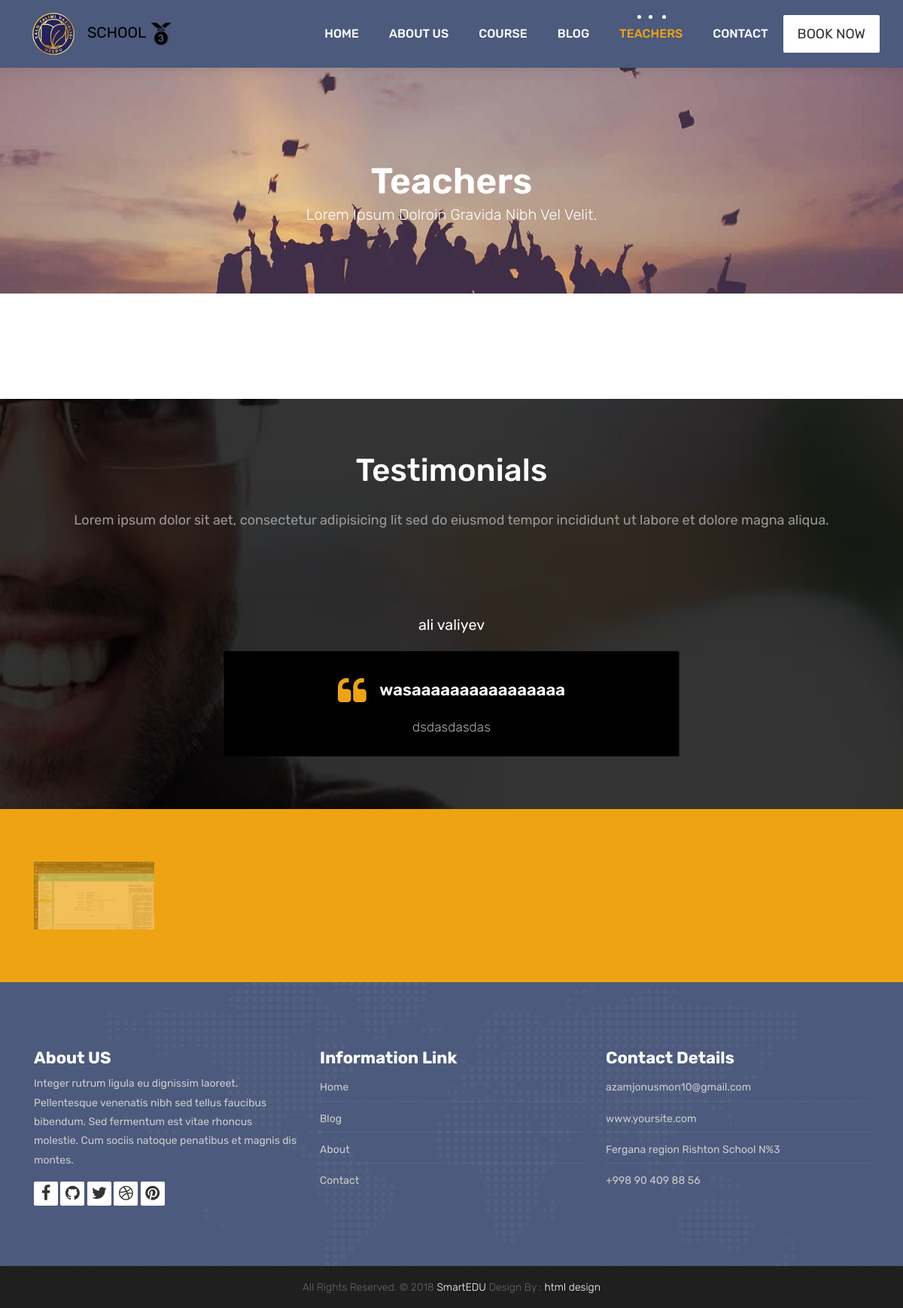
Before: /teachers/ with the older database file.
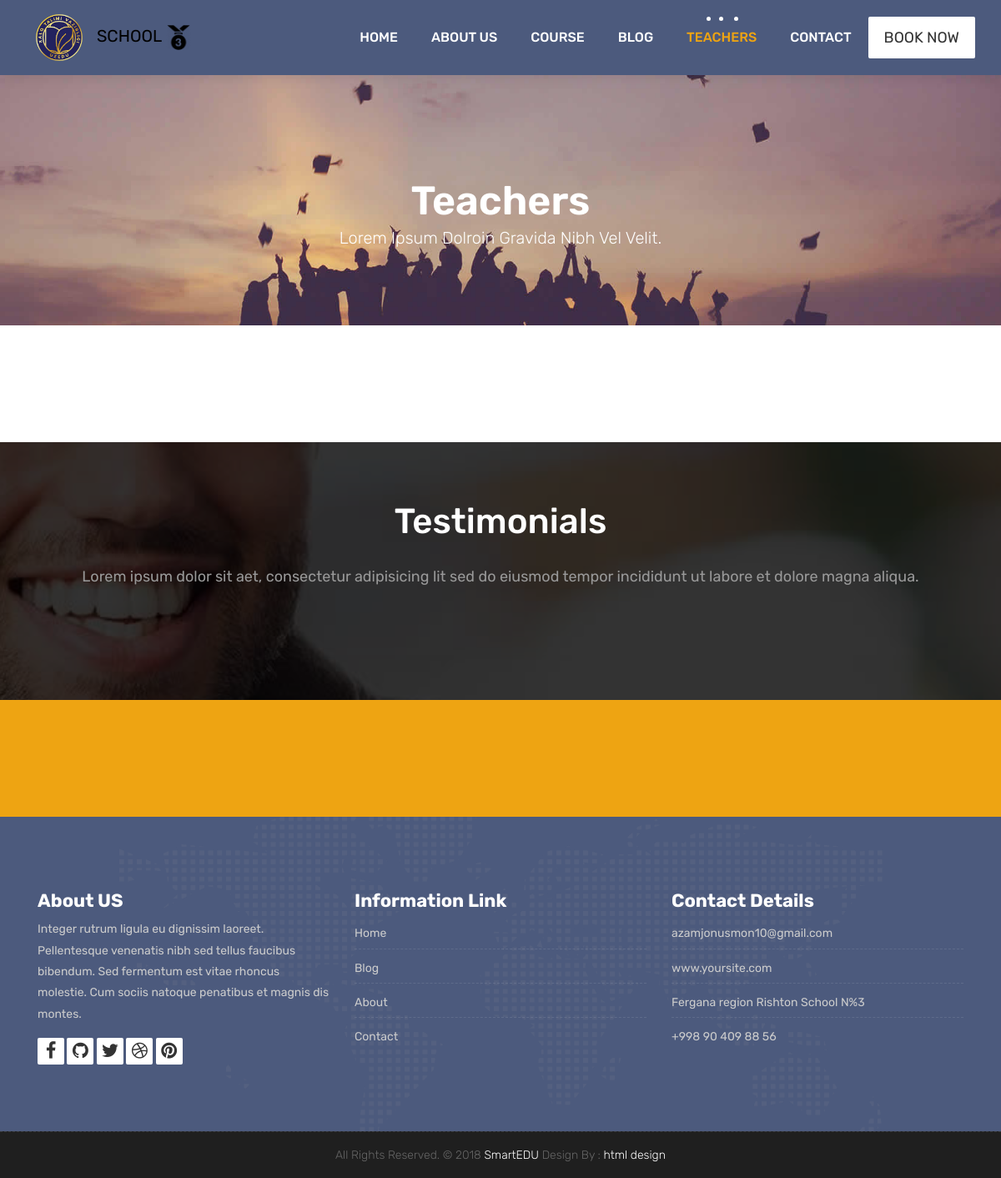
After: the same page with the newer database file.
### home/models.py (models this page shows, shortened)
class Testimonials(models.Model):
    fullname=models.CharField(max_length=150)
    image = models.ImageField(upload_to='about/image/tester')
    title = models.CharField(max_length=200)
    text = models.TextField()

class Partner(models.Model):
    name = models.CharField(max_length=100)
    image = models.ImageField(upload_to='about/image/partner/')

### home/views.py (the view)
# urls.py: path('teachers/',teacher,name='teacher'),
def teacher(request):
    data={
        'teachers': Teacher.objects.all(),
        'testimoials': Testimonials.objects.all(),
        'partner': Partner.objects.all(),
    }
    return render(request,'teachers.html',data)

### template/teachers.html (shortened to what this page needs)
{% extends 'base.html' %}
{% block content %}
{% load static %}
				<div class="collapse navbar-collapse" id="navbars-host">
					<ul class="navbar-nav ml-auto">
						<li class="nav-item"><a class="nav-link" href="/">Home</a></li>
						<li class="nav-item"><a class="nav-link" href="/about/">About Us</a></li>
						<li class="nav-item"><a class="nav-link" href="/course/">Course</a></li>
						<li class="nav-item"><a class="nav-link" href="/blog/">Blog</a></li>
						<li class="nav-item active"><a class="nav-link" href="/teachers/">Teachers</a></li>
						<li class="nav-item"><a class="nav-link" href="/contact/">Contact</a></li>
					</ul>
					<ul class="nav navbar-nav navbar-right">
                        <li><a class="hover-btn-new log" href="#" data-toggle="modal" data-target="#login"><span>Book Now</span></a></li>
                    </ul>
				</div>
			</div>
		</nav>
	</header>
	<div class="all-title-box">
		<div class="container text-center">
			<h1>Teachers<span class="m_1">Lorem Ipsum dolroin gravida nibh vel velit.</span></h1>
		</div>
	</div>
	<div id="teachers" class="section wb">
    </div>
      <div id="testimonials" class="parallax section db parallax-off" style="background-image:url({% static 'images/parallax_04.jpg' %});">
        <div class="container">
            <div class="section-title text-center">
                <h3>Testimonials</h3>
                <p>Lorem ipsum dolor sit aet, consectetur adipisicing lit sed do eiusmod tempor incididunt ut labore et dolore magna aliqua. </p>
            </div>
            <div class="row">
                <div class="col-md-12 col-sm-12">
                    <div class="testi-carousel owl-carousel owl-theme">
						{% for i in testimoials %}
                        <div class="testimonial clearfix">
							<div class="testi-meta">
                                <h4>{{i.fullname}} </h4>
                            </div>
                            <div class="desc">
                                <h3><i class="fa fa-quote-left"></i> {{i.title}}</h3>
                                <p class="lead">{{i.text}}</p>
                            </div>
                        </div>
                        {% endfor %}
                    </div>
                </div>
            </div>
        </div>
    </div>
    <div class="parallax section dbcolor">
        <div class="container">
            <div class="row logos">
				{% for p in partner %}
                <div class="col-md-2 col-sm-2 col-xs-6 wow fadeInUp">
                    <a href="#"><img src="{{p.image.url}}" alt="" class="img-repsonsive"></a>
                </div>
              {% endfor %}
            </div>
        </div>
    </div>
{% endblock %}

Changed rows visible on the page:
removed Testimonials: fullname "ali valiyev", title "wasaaaaaaaaaaaaaaaa", text "dsdasdasdas"
removed Partner: image (picture)
